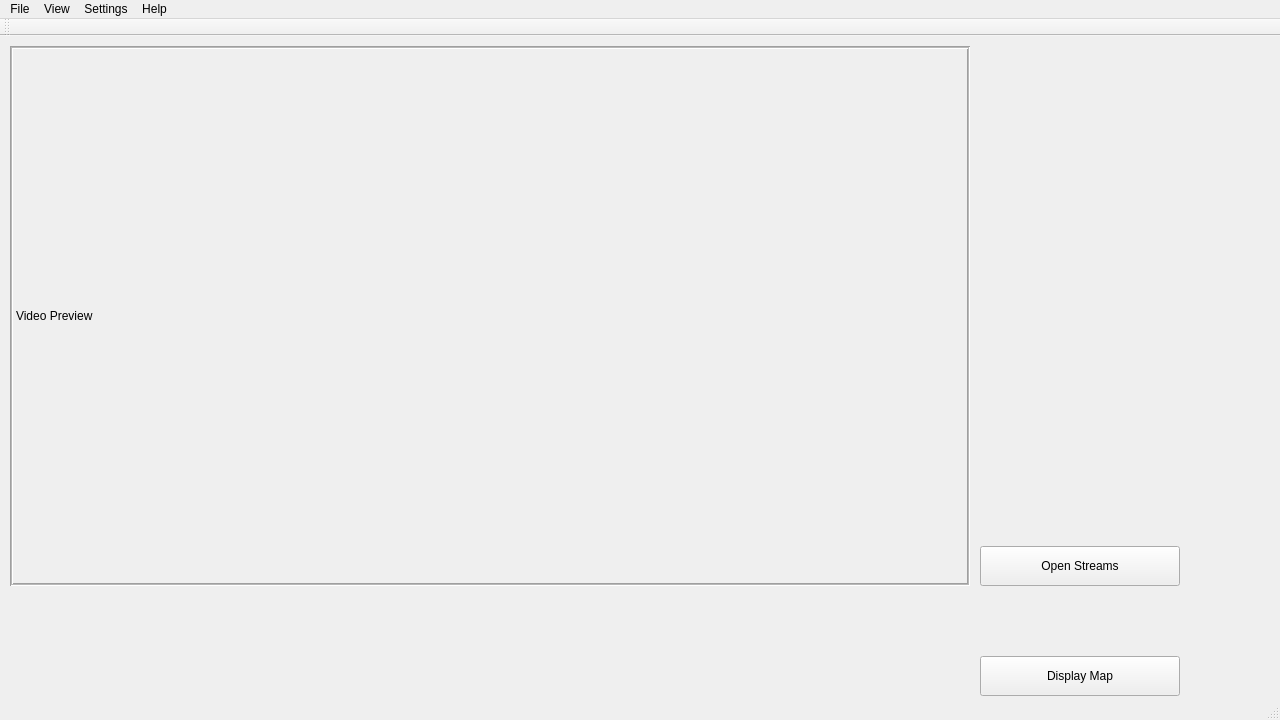
<?xml version="1.0" encoding="UTF-8"?>
<ui version="4.0">
 <class>MainWindow</class>
 <widget class="QMainWindow" name="MainWindow">
  <property name="geometry">
   <rect>
    <x>0</x>
    <y>0</y>
    <width>1280</width>
    <height>720</height>
   </rect>
  </property>
  <property name="windowTitle">
   <string>MainWindow</string>
  </property>
  <property name="dockNestingEnabled">
   <bool>false</bool>
  </property>
  <widget class="QWidget" name="centralWidget">
   <widget class="QPushButton" name="pushButton">
    <property name="geometry">
     <rect>
      <x>980</x>
      <y>510</y>
      <width>200</width>
      <height>40</height>
     </rect>
    </property>
    <property name="text">
     <string>Open Streams</string>
    </property>
    <property name="checkable">
     <bool>true</bool>
    </property>
   </widget>
   <widget class="QLabel" name="videoPreview">
    <property name="geometry">
     <rect>
      <x>10</x>
      <y>10</y>
      <width>960</width>
      <height>540</height>
     </rect>
    </property>
    <property name="frameShape">
     <enum>QFrame::Box</enum>
    </property>
    <property name="frameShadow">
     <enum>QFrame::Sunken</enum>
    </property>
    <property name="midLineWidth">
     <number>1</number>
    </property>
    <property name="text">
     <string>Video Preview</string>
    </property>
   </widget>
   <widget class="QPushButton" name="pushBtn_Map">
    <property name="geometry">
     <rect>
      <x>980</x>
      <y>620</y>
      <width>200</width>
      <height>40</height>
     </rect>
    </property>
    <property name="text">
     <string>Display Map</string>
    </property>
    <property name="checkable">
     <bool>true</bool>
    </property>
   </widget>
  </widget>
  <widget class="QMenuBar" name="menuBar">
   <property name="geometry">
    <rect>
     <x>0</x>
     <y>0</y>
     <width>1280</width>
     <height>21</height>
    </rect>
   </property>
   <widget class="QMenu" name="menuFile">
    <property name="title">
     <string>File</string>
    </property>
    <addaction name="actionExit"/>
   </widget>
   <widget class="QMenu" name="menuView">
    <property name="title">
     <string>View</string>
    </property>
   </widget>
   <widget class="QMenu" name="menuSettings">
    <property name="title">
     <string>Settings</string>
    </property>
   </widget>
   <widget class="QMenu" name="menuHelp">
    <property name="title">
     <string>Help</string>
    </property>
   </widget>
   <addaction name="menuFile"/>
   <addaction name="menuView"/>
   <addaction name="menuSettings"/>
   <addaction name="menuHelp"/>
  </widget>
  <widget class="QToolBar" name="mainToolBar">
   <attribute name="toolBarArea">
    <enum>TopToolBarArea</enum>
   </attribute>
   <attribute name="toolBarBreak">
    <bool>false</bool>
   </attribute>
  </widget>
  <widget class="QStatusBar" name="statusBar"/>
  <action name="actionExit">
   <property name="text">
    <string>Exit</string>
   </property>
  </action>
 </widget>
 <layoutdefault spacing="6" margin="11"/>
 <resources/>
 <connections/>
</ui>
